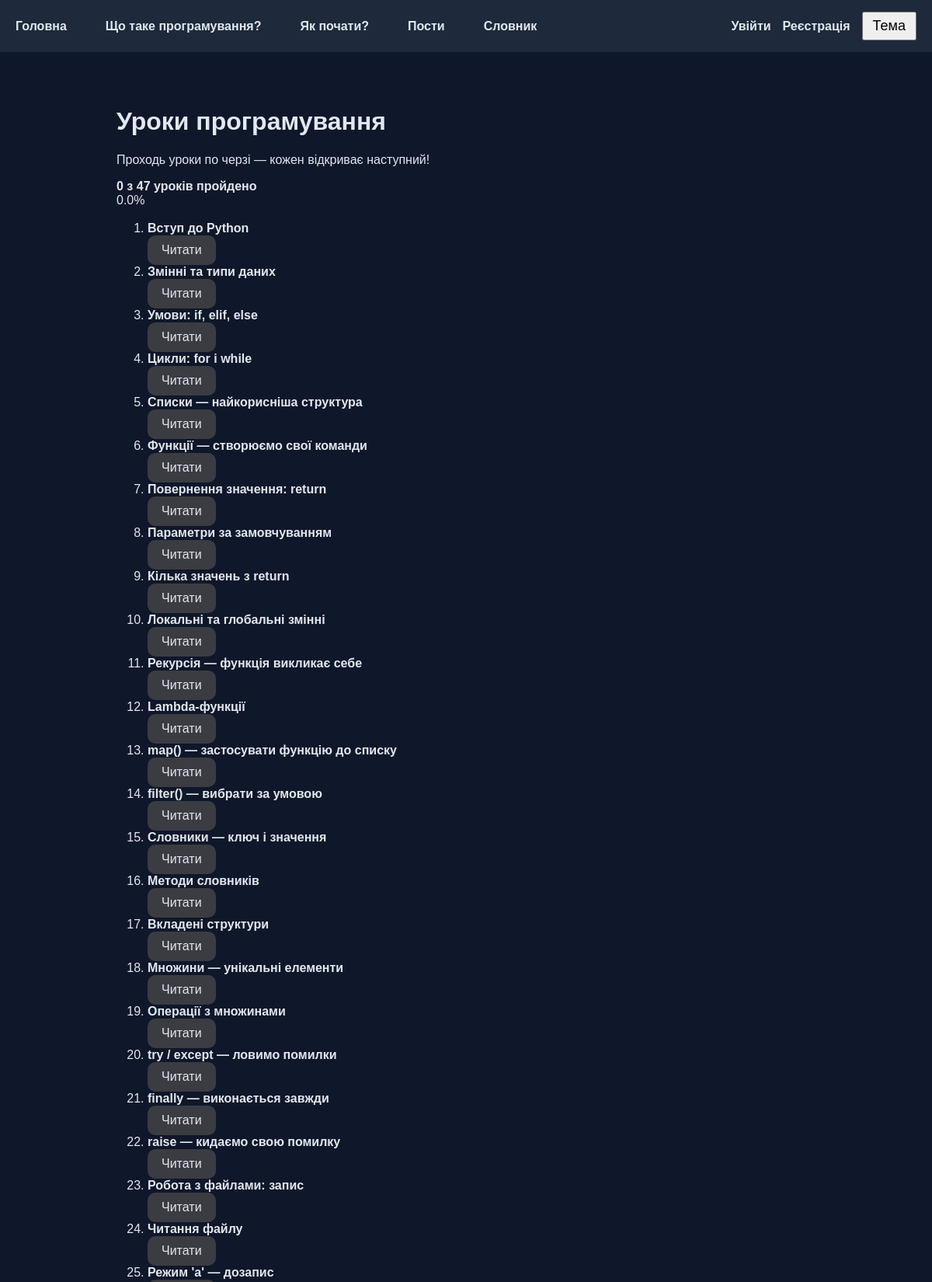
The page /lessons (upper part) on the database its author committed.
### tables this page shows
CREATE TABLE lessons (
    id INTEGER PRIMARY KEY AUTOINCREMENT,
    title TEXT NOT NULL,
    content TEXT NOT NULL
);

### project/app.py (the view)
@app.route("/lessons")
def lessons_list():
    lessons = db.get_all_lessons()
    read_lessons = db.get_read_lessons(session.get("user_id"))
    return render_template("lessons_list.html", lessons=lessons, read_lessons=read_lessons)

### project/db.py (called while the page is built)
def _get_connection():
    conn = sqlite3.connect(DB_PATH)
    conn.row_factory = sqlite3.Row  # за бажанням: доступ по іменах полів
    return conn

def get_all_lessons():
    with _get_connection() as conn:
        return conn.execute("SELECT * FROM lessons ORDER BY id").fetchall()

def get_read_lessons(user_id):
    if not user_id:
        return set()
    with _get_connection() as conn:
        rows = conn.execute("SELECT lesson_id FROM user_lessons WHERE user_id = ?", (user_id,)).fetchall()
        return {row["lesson_id"] for row in rows}

### project/templates/lessons_list.html (shortened to what this page needs)
{% extends "base.html" %}
{% block content %}
<h1>Уроки програмування</h1>
<p>Проходь уроки по черзі — кожен відкриває наступний!</p>
{% set total = lessons|length %}
{% set done = read_lessons|length %}
{% set progress = (done / total * 100)|round(1) if total > 0 else 0 %}
<div class="progress-bar mb-4 text-center">
    <strong>{{ done }} з {{ total }} уроків пройдено</strong>
    <div class="progress mt-2" style="height: 20px;">
        <div class="progress-bar bg-success" role="progressbar" style="width: {{ progress }}%;" aria-valuenow="{{ progress }}" aria-valuemin="0" aria-valuemax="100">
            {{ progress }}%
        </div>
    </div>
</div>
<ol class="list-group list-group-numbered">
    {% for lesson in lessons %}
        {% set lesson_id = lesson.id if lesson.id is defined else lesson['id'] %}
        {% set is_read = lesson_id in read_lessons %}
        <li class="list-group-item d-flex justify-content-between align-items-center
            {% if is_read %}bg-light text-success{% endif %}">
            <div>
                {% if is_read %}
                    <s><strong>{{ lesson.title }}</strong></s>
                    <small class="text-success ms-3">Пройдено</small>
                {% else %}
                    <strong>{{ lesson.title }}</strong>
                {% endif %}
            </div>
            <a href="/lesson/{{ lesson_id }}" class="btn btn-sm
                {% if is_read %}btn-outline-success{% else %}btn-primary{% endif %}">
                {% if is_read %}Перечитати{% else %}Читати{% endif %}
            </a>
        </li>
    {% endfor %}
</ol>
{% endblock %}

### project/static/style.css (style rules this page uses)
.btn-primary { background: #3b3c42; color: #fff; border: none; padding: 10px 18px; font-size: 16px; border-radius: 10px; cursor: pointer; transition: 0.2s ease; }
:root { --bg: #0f172a; --text: #e2e8f0; --card: #1e293b; --accent: #7c3aed; --a:#262733; --b:#1d1e27; }
body { margin: 0; background: var(--bg); color: var(--text); font-family: Arial, sans-serif; }
a { transition: transform 0.2s ease, color 0.2s ease; }
.list-group-item a, ul li a { display: inline-block; color: var(--text); text-decoration: none; transition: transform 0.25s ease, color 0.25s ease; }

### rows shown on the page
lessons: title "Вступ до Python", shows "Читати"
lessons: title "Змінні та типи даних", shows "Читати"
lessons: title "Умови: if, elif, else", shows "Читати"
lessons: title "Цикли: for і while", shows "Читати"
lessons: title "Списки — найкорисніша структура", shows "Читати"
lessons: title "Функції — створюємо свої команди", shows "Читати"
lessons: title "Повернення значення: return", shows "Читати"
lessons: title "Параметри за замовчуванням", shows "Читати"
lessons: title "Кілька значень з return", shows "Читати"
lessons: title "Локальні та глобальні змінні", shows "Читати"
lessons: title "Рекурсія — функція викликає себе", shows "Читати"
lessons: title "Lambda-функції", shows "Читати"
lessons: title "map() — застосувати функцію до списку", shows "Читати"
lessons: title "filter() — вибрати за умовою", shows "Читати"
lessons: title "Словники — ключ і значення", shows "Читати"
lessons: title "Методи словників", shows "Читати"
lessons: title "Вкладені структури", shows "Читати"
lessons: title "Множини — унікальні елементи", shows "Читати"
lessons: title "Операції з множинами", shows "Читати"
lessons: title "try / except — ловимо помилки", shows "Читати"
lessons: title "finally — виконається завжди", shows "Читати"
lessons: title "raise — кидаємо свою помилку", shows "Читати"
lessons: title "Робота з файлами: запис", shows "Читати"
lessons: title "Читання файлу", shows "Читати"
lessons: title "Режим 'a' — дозапис"

### other values the page prints
{{ done }} "0"
{{ total }} "47"
{{ progress }} "0.0"
